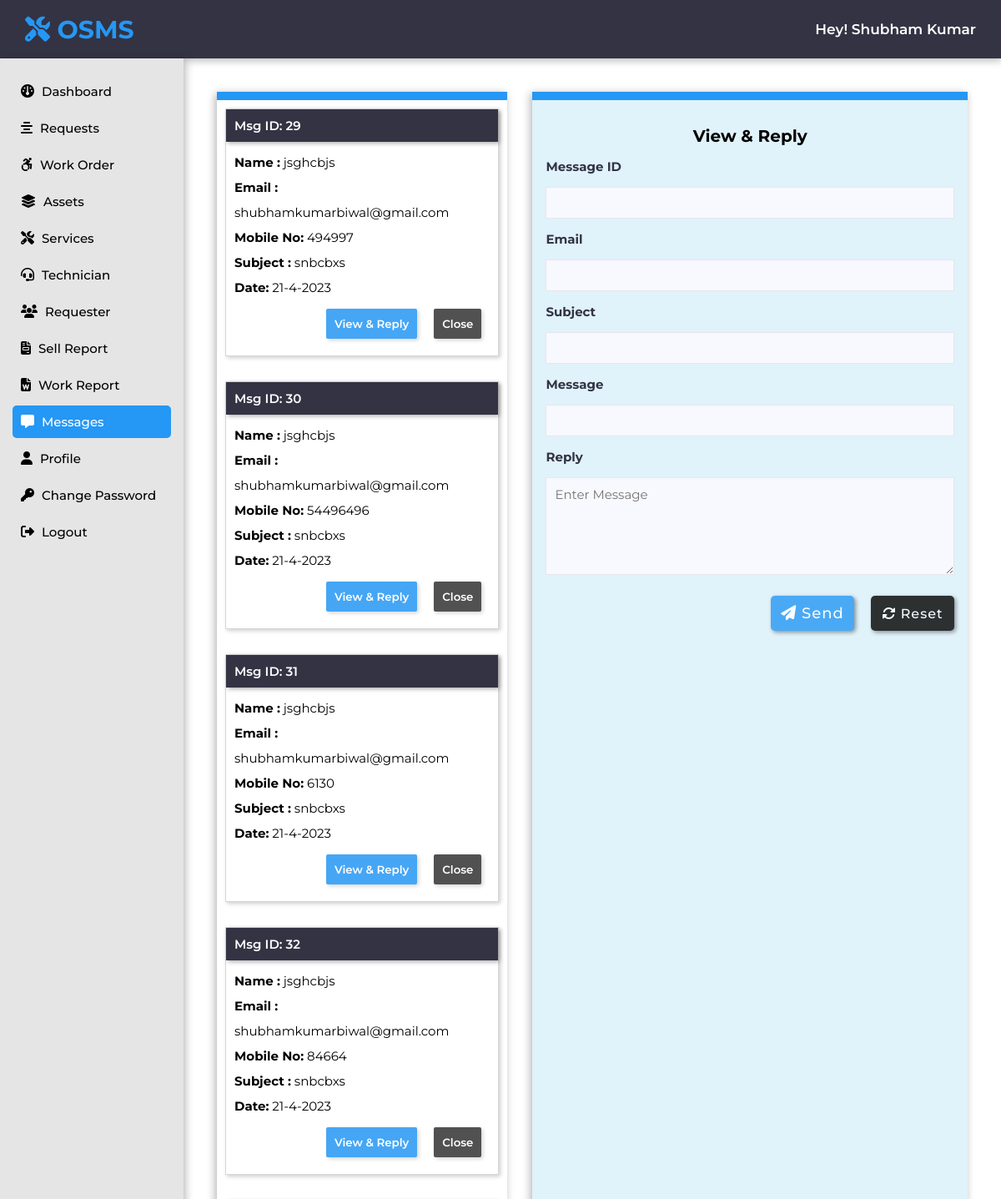
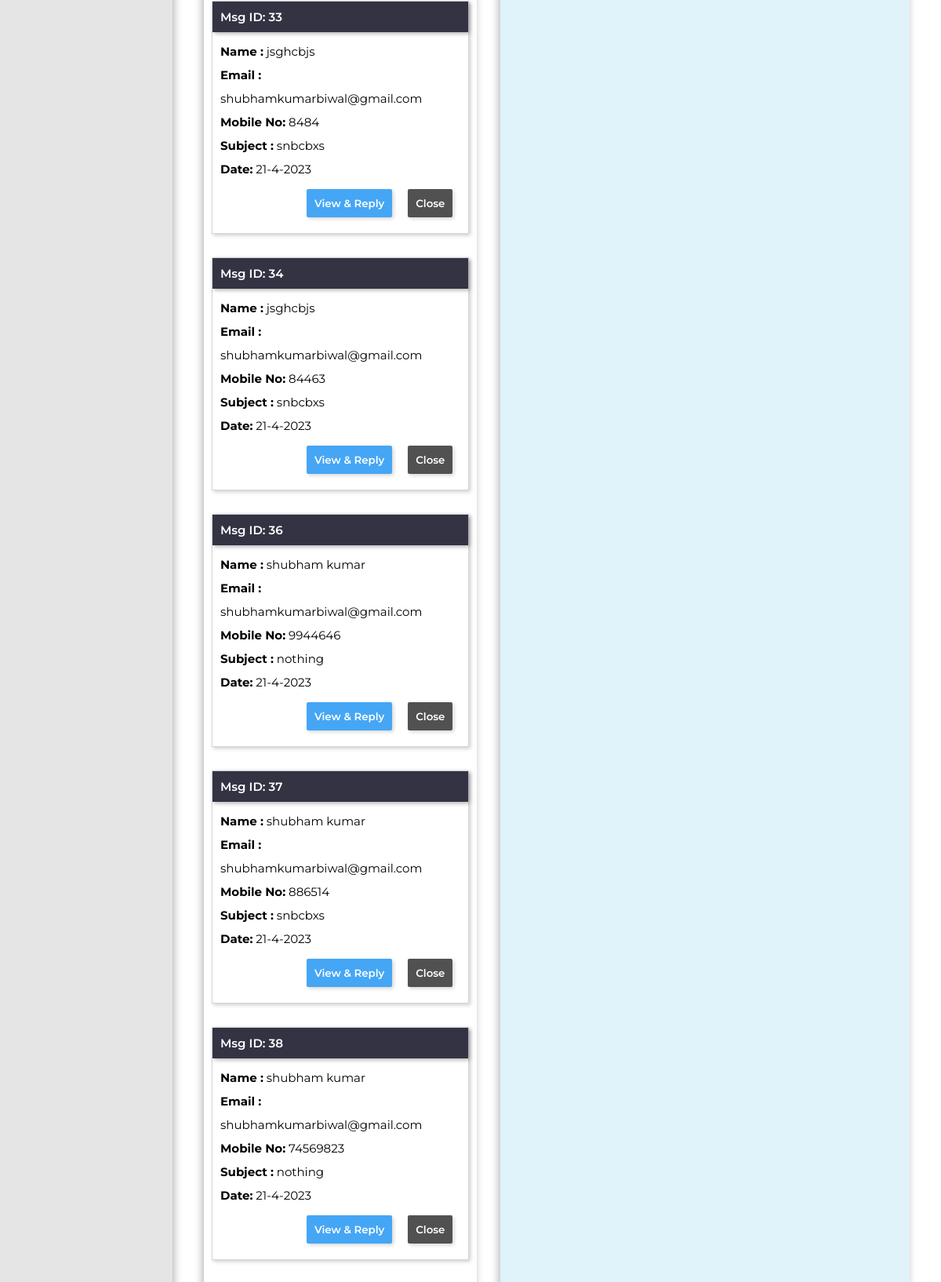
The page /admin/messages.php (signed in) on the database its author committed (2 pictures, top to bottom).
### tables this page shows
CREATE TABLE `messages` (
  `m_id` int(11) NOT NULL,
  `f_name` varchar(60) NOT NULL,
  `m_subject` varchar(70) NOT NULL,
  `email` varchar(60) NOT NULL,
  `mobile` bigint(20) NOT NULL,
  `message` longtext NOT NULL,
  `m_date` date NOT NULL
);

### admin/messages.php (the view, shortened to what this page needs)
<?php
$page = "messages";
include "../connection.php";
include "include/header-sidebar.php";
$sql = "SELECT m_id, f_name, m_subject, email, mobile, `message`, m_date FROM messages";
$run = mysqli_query($conn, $sql);
?>
<head>
</head>
<div class="content">
    <div class="outer-box">
        <div class="left">
            <?php while ($result = mysqli_fetch_array($run)) {
            ?>
                <div class="request-card">
                    <div class="card-head">
                        <p>Msg ID:
                            <?php echo $result['m_id']; ?>
                        </p>
                    </div>
                    <div class="card-body">
                        <p><b>Name :</b>
                            <?php echo $result['f_name']; ?>
                        </p>
                        <p><b>Email :</b>
                            <?php echo $result['email']; ?>
                        </p>
                        <p class="request-desc"><b>Mobile No:</b>
                            <?php echo $result['mobile']; ?>
                        </p>
                        <p><b>Subject :</b>
                            <?php echo $result['m_subject']; ?>
                        </p>
                        <p><b>Date:</b>
                            <?php echo date("j-n-Y", strtotime($result['m_date'])); ?>
                        </p>
                        <form action="" method="post">
                            <input type="submit" name="close-btn" class="close-btn" value="Close" onclick="return confirmation();">
                            <input type="submit" name="view-btn" class="view-btn" value="View & Reply">
                        </form>
                    </div>
                </div>
            <?php } ?>
        </div>
        <div class="reply">
            <div class="container">
                <h1 class="form-heading">View & Reply</h1>
                <form action="" method="post">
                    <label for="mid"><b>Message ID</b></label>
                    <input type="number" name="mid" id="mid" value="<?php if (isset($result1['m_id'])) echo $result1['m_id']; ?>" readonly required>
                    <label for="semail"><b>Email</b></label>
                    <input type="text" name="semail" id="semail" value="<?php if (isset($result1['email'])) echo $result1['email']; ?>" readonly required>
                    <label for="msub"><b>Subject</b></label>
                    <input type="text" name="msub" id="msub" value="<?php if (isset($result1['m_subject'])) echo $result1['m_subject']; ?>" readonly required>
                    <label for="msg"><b>Message</b></label>
                    <input type="text" name="msg" id="message" value="<?php if (isset($result1['message'])) echo $result1['message']; ?>" required readonly>
                    <label for="areply"><b>Reply</b></label>
                    <textarea name="areply" id="areply" rows="5" placeholder="Enter Message" required></textarea>
                    <div class="buttons">
                        <button type="submit" class="sendbtn" name="send-btn"><i class="fa-solid fa-paper-plane"></i> Send</button>
                        <button type="reset" class="resetbtn"><i class="fa-solid fa-rotate"></i> Reset</button>
                    </div>
                </form>
            </div>
        </div>
    </div>
</div>

### admin/include/header-sidebar.php (shortened to what this page needs)
<?php
$aEmail = $_SESSION['is_adminlogin'];
$sql = "SELECT a_name FROM admin_login WHERE a_email = '$aEmail'";
$run = mysqli_query($conn, $sql);
$result = mysqli_fetch_array($run);
$aname = $result['a_name'];
?>
<head>
    <link rel="stylesheet" href="https://cdnjs.cloudflare.com/ajax/libs/font-awesome/6.2.0/css/all.min.css">
    <link rel="stylesheet" href="https://cdnjs.cloudflare.com/ajax/libs/lightgallery-js/1.4.0/css/lightgallery.min.css">
    <link rel="stylesheet" href="../css/admin-style.css">
</head>
<section class="head-sidebar">
    <div class="top_navbar">
        <a href="/osms" class="logo"> <i class="fas fa-tools"></i> OSMS </a>
        <span class="pheading">Hey! <?php echo $aname; ?></span>
    </div>
    <div class="sidebar">
        <ul class="links">
            <li>
                <a href="dashboard.php" class="<?php if ($page == "dashboard") echo 'nav-active'; ?>">
                    <span class="icon"><i class="fa-solid fa-gauge"></i></span>
                    <span class="item">Dashboard</span>
                </a>
            </li>
            <li>
                <a href="requests.php" class="<?php if ($page == "requests") echo 'nav-active'; ?>">
                    <span class="icon"><i class="fa-solid fa-align-center"></i></span>
                    <span class="item">Requests</span>
                </a>
            </li>
            <li>
                <a href="work-order.php" class="<?php if ($page == "workorder") echo 'nav-active'; ?>">
                    <span class="icon"><i class="fa-brands fa-accessible-icon"></i></span>
                    <span class="item">Work Order</span>
                </a>
            </li>
            <li>
                <a href="assets.php" class="<?php if ($page == "assets") echo 'nav-active'; ?>">
                    <span class="icon"><i class="fa-solid fa-layer-group"></i></span>
                    <span class="item">Assets</span>
                </a>
            </li>
            <li>
                <a href="services.php" class="<?php if ($page == "services") echo 'nav-active'; ?>">
                    <span class="icon"><i class="fa-solid fa-screwdriver-wrench"></i></span>
                    <span class="item">Services</span>
                </a>
            </li>
            <li>
                <a href="technician.php" class="<?php if ($page == "technician") echo 'nav-active'; ?>">
                    <span class="icon"><i class="fa-solid fa-headset"></i></span>
                    <span class="item">Technician</span>
                </a>
            </li>
            <li>
                <a href="requester.php" class="<?php if ($page == "requester") echo 'nav-active'; ?>">
                    <span class="icon"><i class="fa-solid fa-users"></i></span>
                    <span class="item">Requester</span>
                </a>
            </li>
            <li>
                <a href="sold-product-report.php" class="<?php if ($page == "sellreport") echo 'nav-active'; ?>">
                    <span class="icon"><i class="fa-sharp fa-solid fa-file-invoice"></i></span>
                    <span class="item">Sell Report</span>
                </a>
            </li>
            <li>
                <a href="work-report.php" class="<?php if ($page == "workreport") echo 'nav-active'; ?>">
                    <span class="icon"><i class="fa-solid fa-file-word"></i></span>
                    <span class="item">Work Report</span>
                </a>
            </li>
            <li>
                <a href="messages.php" class="<?php if ($page == "messages") echo 'nav-active'; ?>">
                    <span class="icon"><i class="fa-solid fa-message"></i></span>
                    <span class="item">Messages</span>
                </a>
            </li>
            <li>
                <a href="profile.php" class="<?php if ($page == "admin-profile") echo 'nav-active'; ?>">
                    <span class="icon"><i class="fa-solid fa-user"></i></span>
                    <span class="item">Profile</span>
                </a>
            </li>
            <li>
                <a href="change-password.php" class="<?php if ($page == "changepassword") echo 'nav-active'; ?>">
                    <span class="icon"><i class="fa-solid fa-key"></i></span>
                    <span class="item">Change Password</span>
                </a>
            </li>
            <li>
                <a href="logout.php" class="<?php if ($page == "logout") echo 'nav-active'; ?>">
                    <span class="icon"><i class="fa-solid fa-right-from-bracket"></i></span>
                    <span class="item">Logout</span>
                </a>
            </li>
        </ul>
    </div>
</section>

### css/admin-style.css (style rules this page uses)
* { font-family: "Montserrat", sans-serif; margin: 0; padding: 0; box-sizing: border-box; outline: none; border: none; text-decoration: none; list-style: none; }
.head-sidebar { position: fixed; top: 0; left: 0; z-index: 1; }
.head-sidebar .top_navbar { position: fixed; width: 100%; height: 7rem; background: var(--black); display: flex; justify-content: space-between; align-items: center; padding: 0 3rem; box-shadow: 0.2rem 0.2rem 1rem rgb(0, 0, 0, 0.3); }
.top_navbar .logo { font-size: 3rem; text-transform: capitalize; color: var(--blue); font-weight: bolder; margin-right: 3rem; }
.sidebar { position: fixed; background: #e5e5e5; margin-top: 7rem; left: 0; width: 22rem; height: 100%; padding: 1.5rem; box-shadow: 0.2rem 0.2rem 1rem rgb(0, 0, 0, 0.3); }
.sidebar ul li a { display: block; padding: 1rem; color: black; font-size: 1.5rem; font-weight: 500; position: relative; text-decoration: none; margin: 0.5rem 0; border-radius: 0.5rem; }
.sidebar ul li a .icon { color: black; font-size: 1.6rem; display: inline-block; padding: 0 0.5rem 0 0; }
.sidebar ul li a.nav-active { background: var(--blue); color: var(--white); }
.sidebar ul li a.nav-active .icon { background: var(--blue); color: var(--white); }
.content { margin-top: 7rem; margin-left: 22rem; padding: 4rem; }

### admin/include/header-sidebar.php (style rules this page uses)
.pheading { color: white; font-size: 1.7rem; font-weight: 600; text-transform: capitalize; }

### admin/messages.php (style rules this page uses)
.outer-box { display: flex; column-gap: 3rem; }
.left { display: flex; flex-direction: column; width: 40%; height: calc(100vh - 15rem); overflow-y: scroll; padding: 1rem; border-top: 1rem solid var(--blue); box-shadow: -0.2rem 0.2rem 1rem rgba(0, 0, 0, 0.3); }
.request-card { display: flex; flex-direction: column; width: 100%; border: .1rem solid rgb(51, 51, 68, 0.2); margin-bottom: 3rem; box-shadow: .2rem .2rem .5rem rgba(0, 0, 0, 0.2); }
.request-card .card-head { background: var(--black); text-transform: capitalize; color: #fff; font-size: 1.5rem; font-weight: 550; padding: 1rem; box-shadow: .2rem .2rem .5rem rgba(0, 0, 0, 0.3); }
.request-card .card-body { padding: 1rem; line-height: 2; }
.card-body h2, p { font-size: 1.5rem; }
.view-btn, .close-btn { margin: 1rem; padding: 1rem; float: right; cursor: pointer; border-radius: .2rem; box-shadow: .2rem .2rem .5rem rgba(0, 0, 0, 0.2); font-weight: 550; opacity: .85; }
.view-btn { background: var(--blue); color: white; }
.close-btn { background: #333; color: white; }
.reply { border-top: 1rem solid var(--blue); width: 60%; height: calc(100vh - 15rem); overflow-y: scroll; box-shadow: -0.2rem 0.2rem 1rem rgba(0, 0, 0, 0.3); background: rgb(224, 242, 250); }
.container { padding: 1.6rem; width: 100%; background: rgb(224, 242, 250); }
.container .form-heading { text-align: center; padding: 1.5rem 0; }
label { font-size: 1.5rem; color: var(--black); }
input[type="text"], input[type="number"] { font-size: 1.3rem; width: 100%; padding: 1rem; margin: 1.5rem 0; background: #f8f8ff; border: .1rem solid rgba(0, 0, 0, 0.07); }
#areply { font-size: 1.5rem; width: 100%; height: auto; padding: 1rem; margin: 1.5rem 0; background: #f8f8ff; border: .1rem solid rgba(0, 0, 0, 0.07); }
.buttons { display: flex; justify-content: flex-end; }
.sendbtn { background-color: var(--blue); padding: 1rem 0; margin: 1rem 0; cursor: pointer; border: none; width: 10rem; opacity: 0.8; color: white; font-size: 1.8rem; font-weight: 600; letter-spacing: 0.1rem; border-radius: .5rem; font-weight: 500; box-shadow: .2rem .2rem .5rem rgba(0, 0, 0, 0.5); }
.resetbtn { background-color: #000; padding: 1rem 0; margin: 1rem 0 1rem 2rem; cursor: pointer; border: none; width: 10rem; opacity: 0.8; color: white; font-size: 1.6rem; letter-spacing: 0.1rem; border-radius: .5rem; font-weight: 500; box-shadow: .2rem .2rem .5rem rgba(0, 0, 0, 0.5); }

### rows shown on the page
messages: m_id "29", f_name "jsghcbjs", email "shubhamkumarbiwal@gmail.com", mobile "494997", m_subject "snbcbxs", m_date "21-4-2023"
messages: m_id "30", f_name "jsghcbjs", email "shubhamkumarbiwal@gmail.com", mobile "54496496", m_subject "snbcbxs", m_date "21-4-2023"
messages: m_id "31", f_name "jsghcbjs", email "shubhamkumarbiwal@gmail.com", mobile "6130", m_subject "snbcbxs", m_date "21-4-2023"
messages: m_id "32", f_name "jsghcbjs", email "shubhamkumarbiwal@gmail.com", mobile "84664", m_subject "snbcbxs", m_date "21-4-2023"
messages: m_id "33", f_name "jsghcbjs", email "shubhamkumarbiwal@gmail.com", mobile "8484", m_subject "snbcbxs", m_date "21-4-2023"
messages: m_id "34", f_name "jsghcbjs", email "shubhamkumarbiwal@gmail.com", mobile "84463", m_subject "snbcbxs", m_date "21-4-2023"
messages: m_id "36", f_name "shubham kumar", email "shubhamkumarbiwal@gmail.com", mobile "9944646", m_subject "nothing", m_date "21-4-2023"
messages: m_id "37", f_name "shubham kumar", email "shubhamkumarbiwal@gmail.com", mobile "886514", m_subject "snbcbxs", m_date "21-4-2023"
messages: m_id "38", f_name "shubham kumar", email "shubhamkumarbiwal@gmail.com", mobile "74569823", m_subject "nothing", m_date "21-4-2023"

### other values the page prints
$aname "Shubham Kumar"
